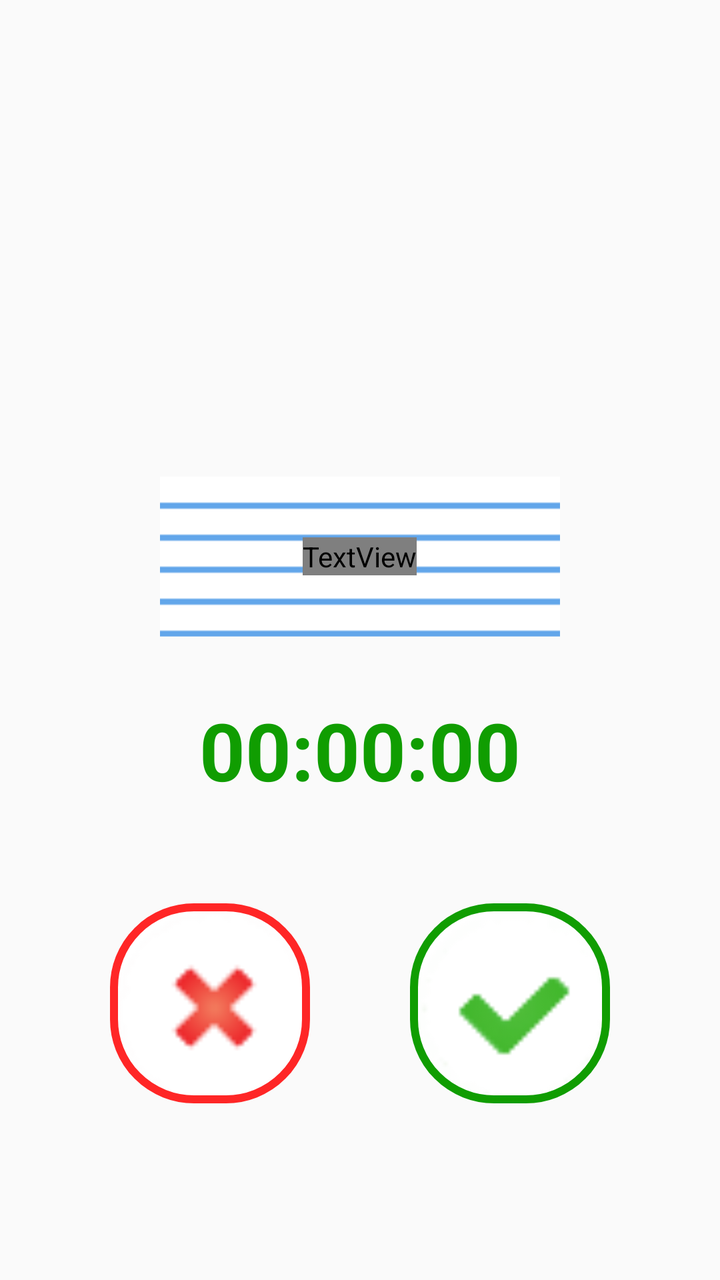
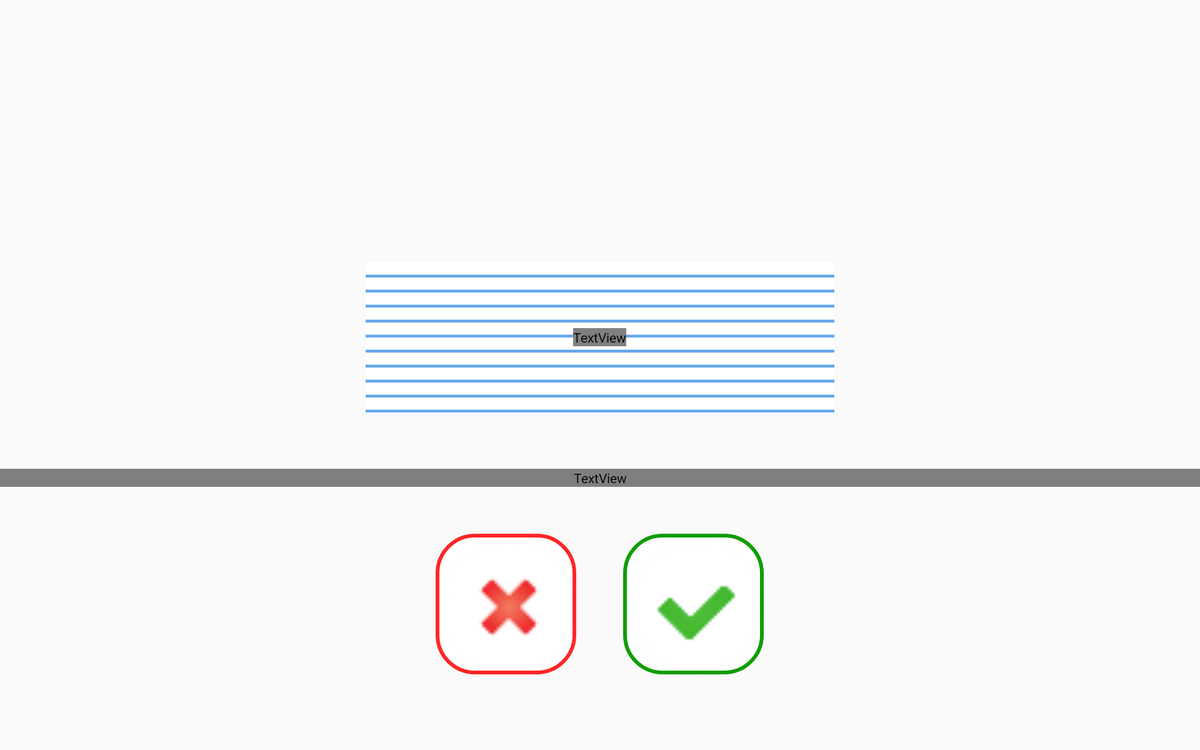

Compare how this app lays out the same screen by default and in its alternative resource folder. The renders come first, then the two layout files and the values they reference.
<!-- AndroidManifest.xml: application theme AppTheme -->
<!-- res/layout/fragment_session.xml -->
<?xml version="1.0" encoding="utf-8"?>
<RelativeLayout xmlns:android="http://schemas.android.com/apk/res/android"
    android:layout_width="match_parent"
    android:layout_height="match_parent">

    <RelativeLayout
        android:id="@+id/rl_center"
        android:layout_width="wrap_content"
        android:layout_height="wrap_content"
        android:layout_centerInParent="true"
        android:layout_marginBottom="50dp">

        <RelativeLayout
            android:id="@+id/rl_word_to_display"
            android:layout_width="200dp"
            android:layout_height="80dp"
            android:background="@drawable/paper"
            android:layout_marginBottom="30dp"
            >
            <TextView
                android:id="@+id/tv_word_to_find"
                android:layout_width="wrap_content"
                android:layout_height="wrap_content"
                android:layout_centerHorizontal="true"
                android:textColor="@color/colorPurple"
                android:textStyle="bold"
                android:textSize="40sp"
                android:text="@string/word"
                android:layout_centerInParent="true" />
        </RelativeLayout>

        <TextView
            android:id="@+id/tv_timer"
            android:layout_width="wrap_content"
            android:layout_height="wrap_content"
            android:layout_centerHorizontal="true"
            android:textColor="@color/colorGreen"
            android:textStyle="bold"
            android:textSize="40sp"
            android:text="00:00:00"
            android:layout_below="@id/rl_word_to_display"/>

    </RelativeLayout>

    <RelativeLayout
        android:id="@+id/rl_btn"
        android:layout_width="wrap_content"
        android:layout_height="wrap_content"
        android:layout_centerHorizontal="true"
        android:layout_below="@id/rl_center">

        <ImageButton
            android:id="@+id/btn_pass"
            android:layout_width="100dp"
            android:layout_height="100dp"
            android:src="@drawable/cancel2"
            android:background="@drawable/cancel_custom_button"
            android:scaleType="fitXY"
            android:gradientRadius="90"
            android:angle="90"
            android:layout_marginRight="50dp"
            android:layout_marginEnd="50dp" />

        <ImageButton
            android:id="@+id/btn_found"
            android:layout_width="100dp"
            android:layout_height="100dp"
            android:src="@drawable/validate2"
            android:background="@drawable/validate_custom_button"
            android:scaleType="fitXY"
            android:gradientRadius="90"
            android:angle="90"
            android:layout_toRightOf="@id/btn_pass"
            android:layout_toEndOf="@id/btn_pass" />

    </RelativeLayout>

</RelativeLayout>
<!-- resources referenced by this layout -->
<resources>
  <color name="colorGreen">#109d01</color>
  <!-- drawable cancel_custom_button (drawable) -->
  <?xml version="1.0" encoding="utf-8"?>
  <selector xmlns:android="http://schemas.android.com/apk/res/android">
      <item android:state_focused="true" android:state_pressed="false">
          <shape xmlns:android="http://schemas.android.com/apk/res/android">
              <solid android:color="#FFFFFF" />
              <corners android:radius="40dp" />
              <stroke android:color="#ff2626" android:width="4dp" />
          </shape>
      </item>
      <item android:state_focused="true" android:state_pressed="true" android:drawable="@drawable/cancel_gradient" />
      <item android:state_focused="false" android:state_pressed="true" android:drawable="@drawable/cancel_gradient" />
      <item>
          <shape xmlns:android="http://schemas.android.com/apk/res/android">
              <solid android:color="#FFFFFF" />
              <corners android:radius="40dp" />
              <stroke android:color="#ff2626" android:width="4dp" />
          </shape>
      </item>
  </selector>
  <!-- drawable paper (drawable) -->
  <?xml version="1.0" encoding="utf-8"?>
  <bitmap xmlns:android="http://schemas.android.com/apk/res/android"
      android:src="@drawable/paper_line"
      android:tileMode="repeat"/>
  <string name="word">Mot</string>
  <style name="AppTheme" parent="Theme.AppCompat.Light.DarkActionBar">
          
          <item name="colorPrimary">@color/colorPrimary</item>
          <item name="colorPrimaryDark">@color/colorPrimaryDark</item>
          <item name="colorAccent">@color/colorAccent</item>
          <item name="android:windowNoTitle">true</item>
      </style>
  <!-- drawable cancel_gradient (drawable) -->
  <?xml version="1.0" encoding="utf-8"?>
  <layer-list xmlns:android="http://schemas.android.com/apk/res/android" >
  
      <item>
          <shape xmlns:android="http://schemas.android.com/apk/res/android">
              <solid android:color="#FFFFFF" />
              <corners android:radius="40dp" />
              <stroke android:color="#ff2626" android:width="4dp" />
              <gradient android:background="@null" android:gradientRadius="90" android:angle="90" android:startColor="#ababab" android:centerColor="#FFFFFF" android:endColor="#ababab"/>
          </shape>
      </item>
  </layer-list>
  <!-- drawable validate_gradient (drawable) -->
  <?xml version="1.0" encoding="utf-8"?>
  <layer-list xmlns:android="http://schemas.android.com/apk/res/android" >
  
      <item>
          <shape xmlns:android="http://schemas.android.com/apk/res/android">
              <solid android:color="#FFFFFF" />
              <corners android:radius="40dp" />
              <stroke android:color="#0f9202" android:width="4dp" />
              <gradient android:background="@null" android:gradientRadius="90" android:angle="90" android:startColor="#ababab" android:centerColor="#FFFFFF" android:endColor="#ababab"/>
          </shape>
      </item>
  </layer-list>
  <color name="colorPrimary">#3F51B5</color>
  <color name="colorPrimaryDark">#303F9F</color>
  <color name="colorAccent">#FF4081</color>
</resources>
<!-- res/layout-sw720dp/fragment_session.xml (the author's variant of the layout above) -->
<!-- drawn on a large tablet held sideways -->
<?xml version="1.0" encoding="utf-8"?>
<RelativeLayout xmlns:android="http://schemas.android.com/apk/res/android"
    android:layout_width="match_parent"
    android:layout_height="match_parent"
    xmlns:app="http://schemas.android.com/apk/res-auto">

    <RelativeLayout
        android:id="@+id/rl_center"
        android:layout_width="match_parent"
        android:layout_height="wrap_content"
        android:layout_centerInParent="true"
        android:layout_marginBottom="50dp">

        <RelativeLayout
            android:id="@+id/rl_word_to_display"
            android:layout_width="500dp"
            android:layout_height="160dp"
            android:background="@drawable/paper"
            android:layout_marginBottom="60dp"
            android:layout_centerHorizontal="true"
            >
            <TextView
                android:id="@+id/tv_word_to_find"
                android:layout_width="wrap_content"
                android:layout_height="wrap_content"
                android:layout_centerHorizontal="true"
                android:textColor="@color/colorPurple"
                app:fontFamily="@font/bubblegum"
                android:textStyle="bold"
                android:textSize="60sp"
                android:text="@string/word"
                android:layout_centerInParent="true" />
        </RelativeLayout>

        <TextView
            android:id="@+id/tv_timer"
            android:layout_width="match_parent"
            android:layout_height="wrap_content"
            android:layout_centerHorizontal="true"
            android:textStyle="bold"
            android:textSize="160sp"
            android:textColor="@color/colorPurple"
            android:shadowColor="@color/colorWhite"
            android:shadowDx="4"
            android:shadowDy="4"
            android:shadowRadius="2"
            app:fontFamily="@font/bubblegum"
            android:text="00:00:00"
            android:layout_below="@id/rl_word_to_display"
            android:gravity="center"/>

    </RelativeLayout>

    <RelativeLayout
        android:id="@+id/rl_btn"
        android:layout_width="wrap_content"
        android:layout_height="wrap_content"
        android:layout_centerHorizontal="true"
        android:layout_below="@id/rl_center">

        <ImageButton
            android:id="@+id/btn_pass"
            android:layout_width="150dp"
            android:layout_height="150dp"
            android:src="@drawable/cancel2"
            android:background="@drawable/cancel_custom_button"
            android:scaleType="fitXY"
            android:gradientRadius="90"
            android:angle="90"
            android:layout_marginRight="50dp"
            android:layout_marginEnd="50dp" />

        <ImageButton
            android:id="@+id/btn_found"
            android:layout_width="150dp"
            android:layout_height="150dp"
            android:src="@drawable/validate2"
            android:background="@drawable/validate_custom_button"
            android:scaleType="fitXY"
            android:gradientRadius="90"
            android:angle="90"
            android:layout_toRightOf="@id/btn_pass"
            android:layout_toEndOf="@id/btn_pass" />

    </RelativeLayout>

</RelativeLayout>
<!-- resources referenced by the variant -->
<!-- as a large tablet held sideways resolves them -->
<resources>
  <color name="colorWhite">#FFFFFF</color>
  <!-- drawable cancel_custom_button (drawable) -->
  <?xml version="1.0" encoding="utf-8"?>
  <selector xmlns:android="http://schemas.android.com/apk/res/android">
      <item android:state_focused="true" android:state_pressed="false">
          <shape xmlns:android="http://schemas.android.com/apk/res/android">
              <solid android:color="#FFFFFF" />
              <corners android:radius="40dp" />
              <stroke android:color="#ff2626" android:width="4dp" />
          </shape>
      </item>
      <item android:state_focused="true" android:state_pressed="true" android:drawable="@drawable/cancel_gradient" />
      <item android:state_focused="false" android:state_pressed="true" android:drawable="@drawable/cancel_gradient" />
      <item>
          <shape xmlns:android="http://schemas.android.com/apk/res/android">
              <solid android:color="#FFFFFF" />
              <corners android:radius="40dp" />
              <stroke android:color="#ff2626" android:width="4dp" />
          </shape>
      </item>
  </selector>
  <!-- drawable paper (drawable) -->
  <?xml version="1.0" encoding="utf-8"?>
  <bitmap xmlns:android="http://schemas.android.com/apk/res/android"
      android:src="@drawable/paper_line"
      android:tileMode="repeat"/>
  <string name="word">Mot</string>
  <style name="AppTheme" parent="Theme.AppCompat.Light.DarkActionBar">
          
          <item name="colorPrimary">@color/colorPrimary</item>
          <item name="colorPrimaryDark">@color/colorPrimaryDark</item>
          <item name="colorAccent">@color/colorAccent</item>
          <item name="android:windowNoTitle">true</item>
      </style>
  <!-- drawable cancel_gradient (drawable) -->
  <?xml version="1.0" encoding="utf-8"?>
  <layer-list xmlns:android="http://schemas.android.com/apk/res/android" >
  
      <item>
          <shape xmlns:android="http://schemas.android.com/apk/res/android">
              <solid android:color="#FFFFFF" />
              <corners android:radius="40dp" />
              <stroke android:color="#ff2626" android:width="4dp" />
              <gradient android:background="@null" android:gradientRadius="90" android:angle="90" android:startColor="#ababab" android:centerColor="#FFFFFF" android:endColor="#ababab"/>
          </shape>
      </item>
  </layer-list>
  <!-- drawable validate_gradient (drawable) -->
  <?xml version="1.0" encoding="utf-8"?>
  <layer-list xmlns:android="http://schemas.android.com/apk/res/android" >
  
      <item>
          <shape xmlns:android="http://schemas.android.com/apk/res/android">
              <solid android:color="#FFFFFF" />
              <corners android:radius="40dp" />
              <stroke android:color="#0f9202" android:width="4dp" />
              <gradient android:background="@null" android:gradientRadius="90" android:angle="90" android:startColor="#ababab" android:centerColor="#FFFFFF" android:endColor="#ababab"/>
          </shape>
      </item>
  </layer-list>
  <color name="colorPrimary">#3F51B5</color>
  <color name="colorPrimaryDark">#303F9F</color>
  <color name="colorAccent">#FF4081</color>
</resources>
